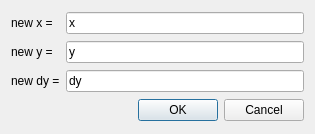
<?xml version="1.0" encoding="UTF-8"?>
<ui version="4.0">
 <class>Dialog</class>
 <widget class="QDialog" name="Dialog">
  <property name="geometry">
   <rect>
    <x>0</x>
    <y>0</y>
    <width>315</width>
    <height>134</height>
   </rect>
  </property>
  <property name="windowTitle">
   <string>Merge</string>
  </property>
  <layout class="QHBoxLayout" name="horizontalLayout">
   <item>
    <layout class="QGridLayout" name="gridLayout">
     <item row="1" column="0">
      <widget class="QLabel" name="label_2">
       <property name="text">
        <string>new y =</string>
       </property>
      </widget>
     </item>
     <item row="0" column="0">
      <widget class="QLabel" name="label">
       <property name="text">
        <string>new x =</string>
       </property>
      </widget>
     </item>
     <item row="3" column="0" colspan="2">
      <widget class="QDialogButtonBox" name="buttonBox">
       <property name="orientation">
        <enum>Qt::Horizontal</enum>
       </property>
       <property name="standardButtons">
        <set>QDialogButtonBox::Cancel|QDialogButtonBox::Ok</set>
       </property>
      </widget>
     </item>
     <item row="0" column="1">
      <widget class="QLineEdit" name="xEdit">
       <property name="text">
        <string>x</string>
       </property>
      </widget>
     </item>
     <item row="1" column="1">
      <widget class="QLineEdit" name="yEdit">
       <property name="text">
        <string>y</string>
       </property>
      </widget>
     </item>
     <item row="2" column="0">
      <widget class="QLabel" name="label_3">
       <property name="text">
        <string>new dy =</string>
       </property>
      </widget>
     </item>
     <item row="2" column="1">
      <widget class="QLineEdit" name="dyEdit">
       <property name="text">
        <string>dy</string>
       </property>
      </widget>
     </item>
    </layout>
   </item>
  </layout>
 </widget>
 <tabstops>
  <tabstop>xEdit</tabstop>
  <tabstop>buttonBox</tabstop>
 </tabstops>
 <resources/>
 <connections>
  <connection>
   <sender>buttonBox</sender>
   <signal>accepted()</signal>
   <receiver>Dialog</receiver>
   <slot>accept()</slot>
   <hints>
    <hint type="sourcelabel">
     <x>248</x>
     <y>254</y>
    </hint>
    <hint type="destinationlabel">
     <x>157</x>
     <y>274</y>
    </hint>
   </hints>
  </connection>
  <connection>
   <sender>buttonBox</sender>
   <signal>rejected()</signal>
   <receiver>Dialog</receiver>
   <slot>reject()</slot>
   <hints>
    <hint type="sourcelabel">
     <x>316</x>
     <y>260</y>
    </hint>
    <hint type="destinationlabel">
     <x>286</x>
     <y>274</y>
    </hint>
   </hints>
  </connection>
 </connections>
</ui>
